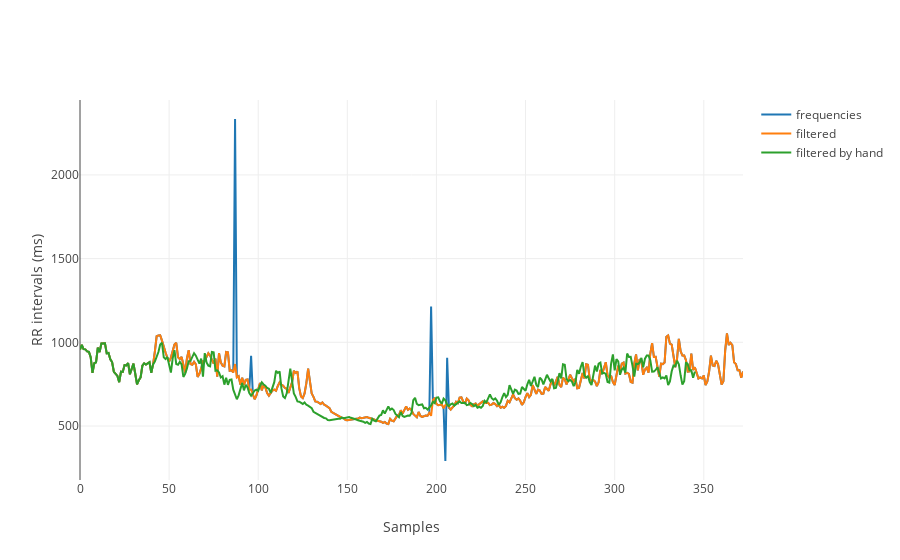

Notebook code for this chart:
### Code cell
#MOVING MEDIAN FILTER

from plotly.offline import download_plotlyjs, init_notebook_mode, plot, iplot
import plotly.graph_objs as go

init_notebook_mode(connected=True)

# Create random data with numpy
import numpy as np

archive = open(filename, 'r')
text = archive.readlines()
frequencies = []

for line in text:
    frequencies.append(int(line))
    
#print frequencies    
archive.close() 

frequencies = np.asarray(frequencies, dtype=np.intc)

filtered = moving_median(frequencies, 10, 200)

archive = open(filename, 'r')
text = archive.readlines()
frequencies = []

for line in text:
    frequencies.append(int(line))
    
#print frequencies    
archive.close() 

frequencies = np.asarray(frequencies, dtype=np.intc)

archive = open(file_filtered_by_hand, 'r')
text = archive.readlines()
frequencies_filtered = []

for line in text:
    frequencies_filtered.append(int(line))
    
#print frequencies    
archive.close() 

frequencies_filtered = np.asarray(frequencies_filtered, dtype=np.intc)

axis_x = np.linspace(0, (filtered.size)-1, filtered.size)
axis_y = filtered

axis_x2 = np.linspace(0, (frequencies.size)-1, frequencies.size)
axis_y2 = frequencies

axis_x3 = np.linspace(0, (frequencies_filtered.size)-1, frequencies_filtered.size)
axis_y3 = frequencies_filtered


# Create a trace
trace2 = go.Scatter(
    x = axis_x,
    y = axis_y,
    mode = 'lines',
    name = 'filtered'
)

trace1 = go.Scatter(
    x = axis_x2,
    y = axis_y2,
    mode = 'lines',
    name = 'frequencies'
)

trace3 = go.Scatter(
    x = axis_x3,
    y = axis_y3,
    mode = 'lines',
    name = 'filtered by hand'
)

layout = go.Layout(
    xaxis=dict(
        title='Samples'
        ),
    yaxis=dict(
        title='RR intervals (ms)'
        )
)

data = [trace1, trace2, trace3]
#data = [trace1, trace2]
fig = go.Figure(data=data, layout=layout)

iplot(fig, filename='basic-line')

### Figure 1 — Plotly figure (JSON) as saved in the notebook; plotly's stock layout.template omitted (floating-point values rounded to 4 significant figures; data arrays with more than 128 entries replaced by an {"elided": "..."} marker saying what was removed)
{"data": [{"mode": "lines", "name": "frequencies", "type": "scatter", "x": {"elided": "373 int values"}, "y": {"elided": "373 int values"}}, {"mode": "lines", "name": "filtered", "type": "scatter", "x": {"elided": "373 int values"}, "y": {"elided": "373 int values"}}, {"mode": "lines", "name": "filtered by hand", "type": "scatter", "x": {"elided": "346 int values"}, "y": {"elided": "346 int values"}}], "layout": {"xaxis": {"title": "Samples"}, "yaxis": {"title": "RR intervals (ms)"}}}
